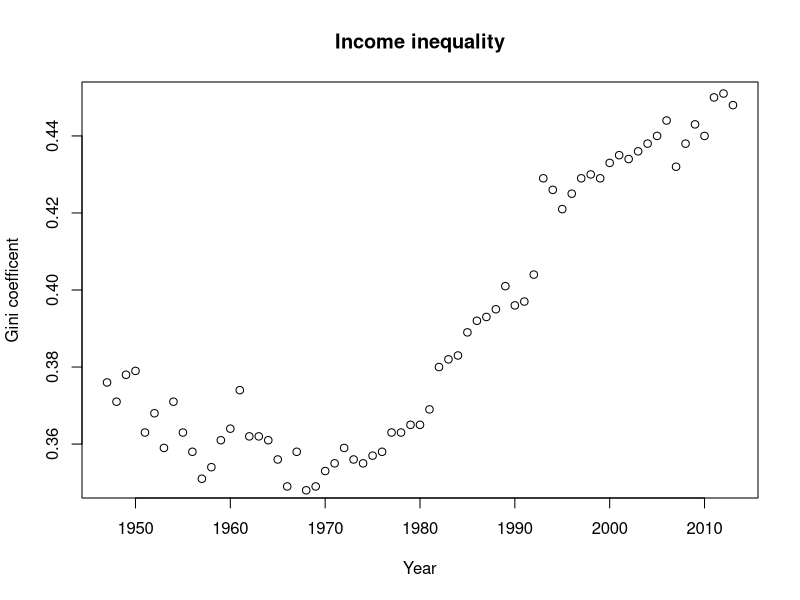
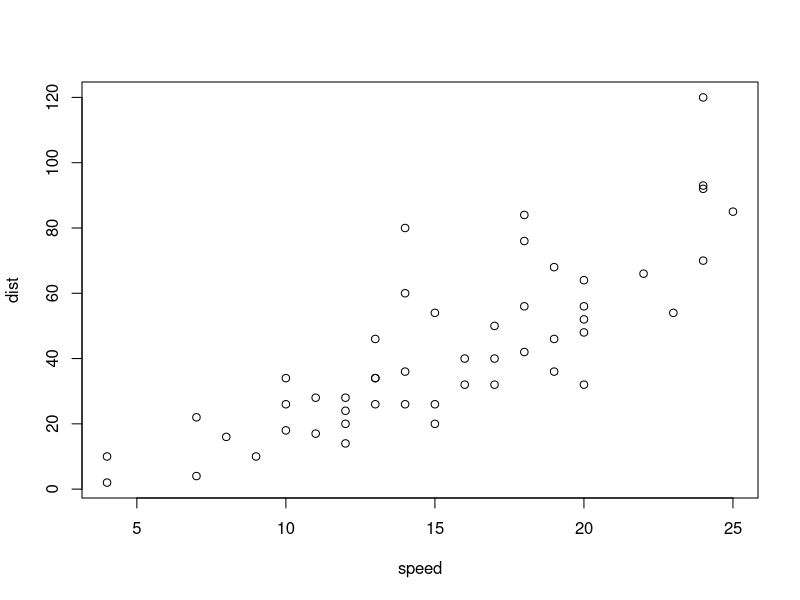

The R script that drew these images, in order:
## ---- chunk 1
setwd ("D:/Labs")
gini <- read.csv ("USGini.csv") 
summary (gini)
dim(gini)
plot(gini$year, gini$gini, ylim =c(0.35, 0.45), xlab ="Year", 
ylab= "Gini coefficent", main = "Income inequality")



cor(gini$gini, gini$rep.median - gini$dem.median, use ="complete.obs")
## ---- chunk 2
plot(cars)
